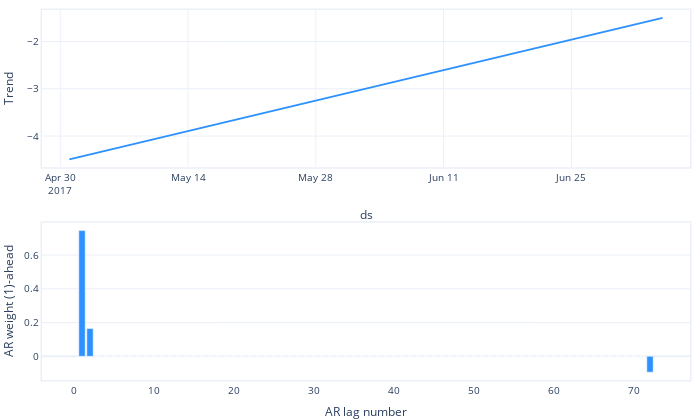

Here is the notebook cell this chart was saved with:
### Code cell
m = m.highlight_nth_step_ahead_of_each_forecast(1)
fig_param = m.plot_parameters()
fig_param = m.plot_parameters(plotting_backend="plotly").show()

### Figure 1 — Plotly figure (JSON) as saved in the notebook; plotly's stock layout.template omitted (floating-point values rounded to 4 significant figures)
{"data": [{"fill": "none", "line": {"color": "#2d92ff", "width": 2}, "mode": "lines", "name": "Trend", "type": "scatter", "x": ["2017-05-01T00:00:00", "2017-07-05T00:00:00"], "xaxis": "x", "y": [-4.495, -1.498], "yaxis": "y"}, {"marker": {"color": "#2d92ff"}, "name": "AR", "type": "bar", "width": 0.8, "x": [72, 71, 70, 69, 68, 67, 66, 65, 64, 63, 62, 61, 60, 59, 58, 57, 56, 55, 54, 53, 52, 51, 50, 49, 48, 47, 46, 45, 44, 43, 42, 41, 40, 39, 38, 37, 36, 35, 34, 33, 32, 31, 30, 29, 28, 27, 26, 25, 24, 23, 22, 21, 20, 19, 18, 17, 16, 15, 14, 13, 12, 11, 10, 9, 8, 7, 6, 5, 4, 3, 2, 1], "xaxis": "x2", "y": [-0.09374, -2.46e-08, -9.134e-09, -2.442e-09, -1.436e-08, -3.603e-08, -4.208e-08, -4.341e-08, -2.522e-08, 4.622e-09, 4.344e-09, -2.633e-08, 2.177e-07, 1.723e-07, 9.158e-08, 1.871e-07, 3.501e-07, 2.403e-07, 1.502e-08, 1.344e-07, 2.906e-07, 5.545e-07, 9.351e-07, 3.573e-08, 7.893e-07, 5.48e-07, 5.575e-07, 3.189e-07, 3.738e-06, 1.156e-06, 3.442e-05, 1.409e-05, 4.343e-05, 5.198e-05, 9.218e-05, 9.333e-05, 7.152e-05, 8.253e-05, 6.669e-05, 0.0001117, 0.0002219, 0.0001255, 8.702e-05, 0.0001069, 8.063e-05, 0.0002833, 0.0002397, 0.0002122, 0.0002122, 0.0001712, 5.426e-05, 7.468e-05, 4.809e-05, 2.936e-05, 8.474e-05, 1.423e-05, 3.158e-05, 6.372e-05, 1.734e-06, 1.114e-06, 2.558e-05, 6.186e-07, 3.488e-07, 1e-06, 2.333e-07, 3.043e-07, 3.635e-07, 1.704e-07, 2.389e-07, 3.211e-07, 0.1643, 0.7451], "yaxis": "y2"}], "layout": {"autosize": true, "font": {"size": 10}, "height": 420, "margin": {"b": 0, "l": 0, "pad": 0, "r": 10, "t": 10}, "showlegend": false, "title": {"font": {"size": 12}}, "width": 700, "xaxis": {"anchor": "y", "domain": [0, 1], "linewidth": 1.5, "mirror": true, "range": ["2017-04-28T00:00:00", "2017-07-08T00:00:00"], "showline": true, "title": {"text": "ds"}, "type": "date"}, "xaxis2": {"anchor": "y2", "domain": [0, 1], "linewidth": 1.5, "mirror": true, "range": [-4, 77], "showline": true, "title": {"text": "AR lag number"}}, "yaxis": {"anchor": "x", "domain": [0.575, 1], "linewidth": 1.5, "mirror": true, "rangemode": "normal", "showline": true, "title": {"text": "Trend"}}, "yaxis2": {"anchor": "x2", "domain": [0, 0.425], "linewidth": 1.5, "mirror": true, "rangemode": "normal", "showline": true, "title": {"text": "AR weight (1)-ahead"}}}}
